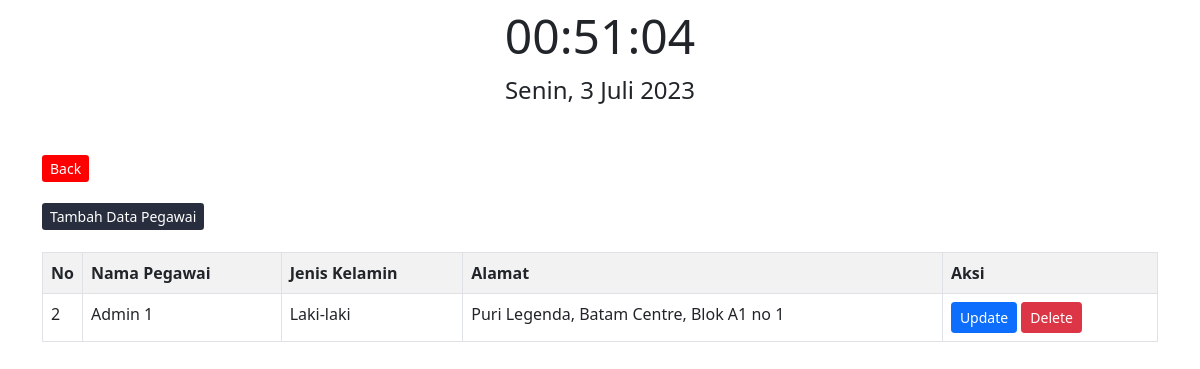
/adminlegacy/data_pegawai.php, run on the app's committed database.
### tables this page shows
CREATE TABLE `pegawai` (
  `id` int(30) NOT NULL,
  `nama` varchar(225) NOT NULL,
  `jenis_kelamin` varchar(225) NOT NULL,
  `alamat` varchar(225) NOT NULL
);

### adminlegacy/data_pegawai.php (the view, shortened to what this page needs)
<!DOCTYPE html>
<html>
<head>
    <link href="https://cdn.jsdelivr.net/npm/bootstrap@5.0.2/dist/css/bootstrap.min.css" rel="stylesheet">
</head>
<body>
<div id="datetime-container">
    <div id="clock"></div>
    <div id="date"></div>
</div>
    <div class="container">
        <div class="panel">
            <div class="panel-body">
                <br><br>
                <a href="homepage.php" class="btn1 btn-sm pull-left">Back</a><br><br>
                <a href="tambah_pegawai.php" class="btn0 btn-sm pull-left">Tambah Data Pegawai</a>
                <br />
                <br />
                <table class="table table-bordered table-striped">
                    <tr>
                        <th width="1%">No</th>
                        <th>Nama Pegawai</th>
                        <th>Jenis Kelamin</th>
                        <th>Alamat</th>
                        <th>Aksi</th>
                    </tr>
                    <?php
                    include 'koneksi.php';
                    $data = mysqli_query($koneksi, "select * from pegawai");
                    while ($d = mysqli_fetch_array($data)) {
                    ?>
                        <tr>
                            <td><?php echo $d['id'] ?></td>
                            <td><?php echo $d['nama'] ?></td>
                            <td><?php echo $d['jenis_kelamin'] ?></td>
                            <td><?php echo $d['alamat'] ?></td>
                            <td>
                                <a href="edit_pegawai.php?id=<?php echo $d['id']; ?>" class="btn btn-sm btn-primary">Update</a>
                                <a href="hapus_pegawai.php?id=<?php echo $d['id']; ?>" onclick="hey()" class="btn btn-sm btn-danger">Delete</a>
                            </td>
                        </tr>
                    <?php
                    }
                    ?>
                </table>
            </div>
        </div>
    </div>
</body>
</html>

### adminlegacy/data_pegawai.php (style rules this page uses)
#clock { font-size: 48px; text-align: center; }
* { box-sizing: border-box; }
.btn0 { background-color: #282E3E; color: white; text-decoration: none; }
.btn1 { background-color: red; color: white; text-decoration: none; }
#date { font-size: 24px; text-align: center; }

### data on the page
pegawai: id "2", nama "Admin 1", jenis_kelamin "Laki-laki", alamat "Puri Legenda, Batam Centre, Blok A1 no 1"
